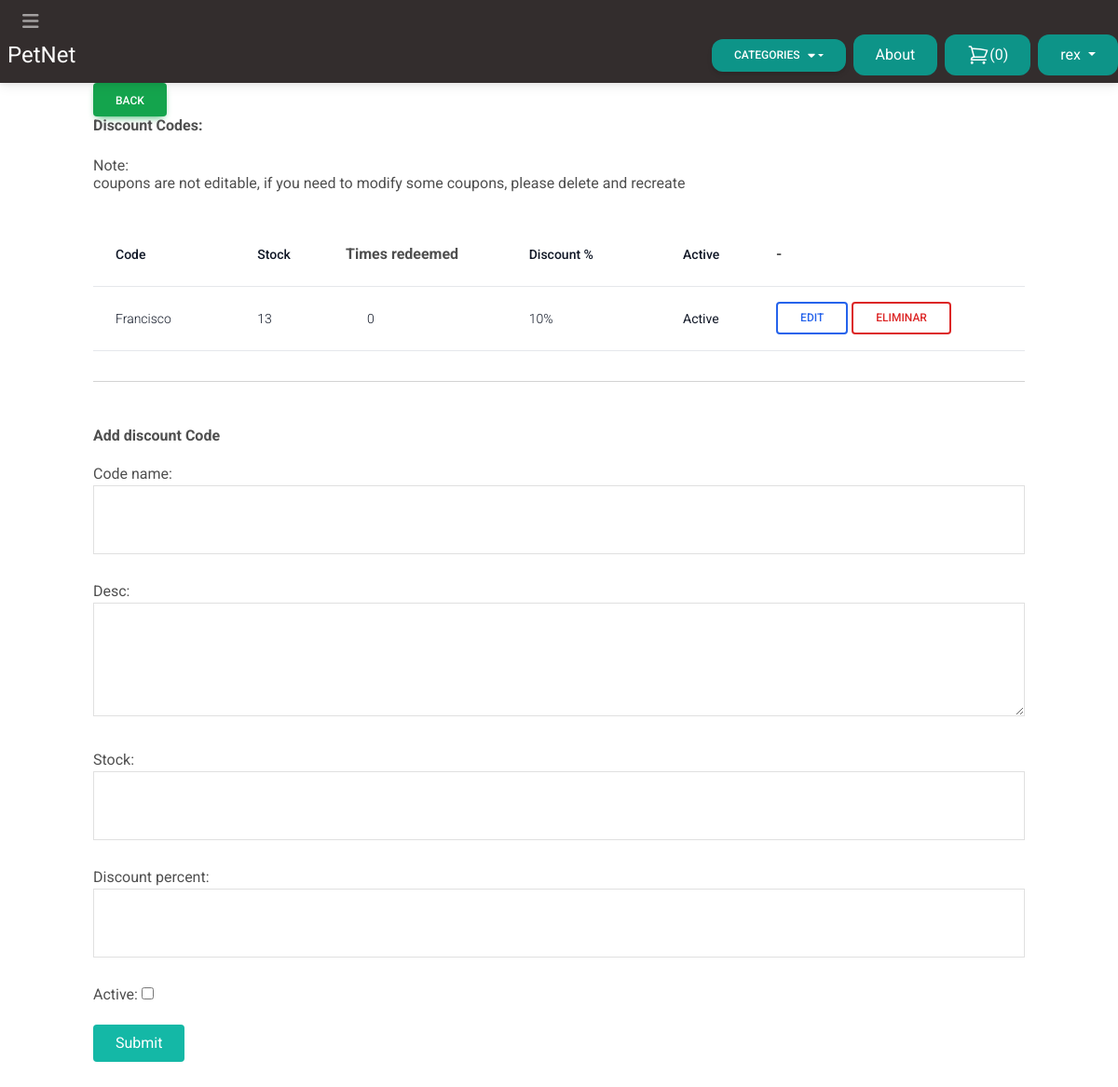
Screenshot of /discount/ (signed in) with the database file from the repository.
### store/models.py (models this page shows, shortened)
class Discount(models.Model):
    created_by = models.ForeignKey(User, related_name='discounts', on_delete=models.CASCADE)
    code_name    = models.CharField(max_length=35, unique=True)
    desc    = models.TextField()
    stock   = models.IntegerField()
    times_redeemed= models.IntegerField(editable=False,blank=True,null=False,default=0)
    discount_percent = models.IntegerField()
    active  = models.BooleanField(default=False)
    created_at  = models.DateTimeField(auto_now_add=True)
    modified_at = models.DateField(auto_now=True)
    @property
    def check_times_redeemed(self):
        times_redeemed = 0
        if self.code_name:
            times= get_cupon(self.code_name)
            if 'times_redeemed' in times[0]:
                times_redeemed = times[0]['times_redeemed']
                self.times_redeemed=times_redeemed
                self.save()
        return times_redeemed

### store/decorator.py (the view)
        def wrapper(request, *args, **kwargs):
            if request.user.userprofile.is_vendor:
                return function(request, *args, **kwargs)
            messages.add_message(request, messages.WARNING, 'You are not a vendor !')
            return redirect('frontpage')

### store/forms.py
class DiscountForm(forms.ModelForm):
    id = forms.IntegerField(widget=forms.HiddenInput, required=False)
    class Meta:
        model = Discount
        exclude = ('created_at','modified_at',)
        widgets= {
            'created_by':forms.HiddenInput(),
            'code_name': forms.TextInput(attrs={
                'class': 'w-full mb-2 px-2 py-4 border border-gray-200'
            }),
            'desc': forms.Textarea(attrs={
                'rows':3,
                'class': 'w-full mb-2 px-2 py-4 border border-gray-200'
            }),
            'stock': forms.NumberInput(attrs={
                'class': 'w-full mb-2 px-2 py-4 border border-gray-200'
            }),
            'discount_percent': forms.NumberInput(attrs={
                'class': 'w-full mb-2 px-2 py-4 border border-gray-200'
            }),
        }

### store/cart.py (called while the page is built)
    def __len__(self):
        return sum(item['quantity'] for item in self.cart.values())

### store/context_processors.py (called while the page is built)
def cart(request):
    return {'cart':Cart(request)}

### store/decorator.py (called while the page is built)
def is_vendor():
    def decorator(function):
        def wrapper(request, *args, **kwargs):
            if request.user.userprofile.is_vendor:
                return function(request, *args, **kwargs)
            messages.add_message(request, messages.WARNING, 'You are not a vendor !')
            return redirect('frontpage')
        return wrapper
    return decorator

### store/templatetags/menu.py (called while the page is built)
@register.inclusion_tag('core/menu.html')
def menu(*args, **kwargs):
    categories = Category.objects.annotate(product_count=Count('products')).filter(product_count__gt=0)
    return {'categories': categories}

@register.simple_tag
def back_button(request):
    print('REQUES',request.META.get('HTTP_REFERER', '/'))
    if request.method == 'GET':
        return True #request.META.get('HTTP_REFERER', '/')
    return False

### userprofile/api_stripe.py (called while the page is built)
def get_cupon(cupon_name):
    try:
        coupon = stripe.Coupon.retrieve(cupon_name)
        return coupon, ''
    except stripe.error.InvalidRequestError as E:
        return '', E
    except stripe.error.StripeError as e:
        return '', E
    except Exception as E:
        return '', E

### userprofile/templates/userprofile/inventory/discount.html (shortened to what this page needs)
{% extends 'core/base.html' %}
{% block content %}
    {% include 'userprofile/inventory/partial_discount.html' %}
    <br>
    <hr>
    <br>
    <br>
    <h2><strong>Add discount Code</strong></h2>
    <form action="." method="post" class="space-y-5 mb-10">
        {{form.as_p}}
        <button class="mt-6 py-2 px-4 bg-teal-500 rounded text-white hover:bg-teal-800">Submit</button>
    </form>
{% endblock content %}

### core/templates/core/partials/navbar.html (shortened to what this page needs)
{% load menu %}
<nav class="navbar navbar-dark bg-dark">
    <div class="container-fluid">
        <button
        class="navbar-toggler"
        type="button"
        data-mdb-toggle="collapse"
        data-mdb-target="#navbarToggleExternalContent"
        aria-controls="navbarToggleExternalContent"
        aria-expanded="false"
        aria-label="Toggle navigation"
        >
        <i class="fas fa-bars"></i>
        </button>
    </div>
    <div class="logo">
        <a href="/" class="pl-2 text-2xl text-white">PetNet</a>
    </div>
    <div class="menu flex items-center space-x-2">
        <div class="flex justify-center">
            {% menu %}
        </div>
        <a href="{% url 'about' %}" class="px-6 py-2.5 bg-teal-600 text-white rounded-xl hover:bg-teal-900">About</a>
        <a href="{% url 'cart_view' %}" class="flex px-6 py-2.5 bg-teal-600 text-white rounded-xl hover:bg-teal-900">
            <span>({{cart|length}})</span>
        </a>
        <ul class="flex px-6 py-2.5 bg-teal-600 text-white rounded-xl hover:bg-teal-900">
            <li class="nav-item dropdown">
              <a
                class="nav-link dropdown-toggle"
                href="#"
                id="navbarDropdownMenuLink"
                role="button"
                data-mdb-toggle="dropdown"
                aria-expanded="false"
              >
              {{ request.user }}
              </a>
            </li>
        </ul>
    </div>
</nav>

### userprofile/templates/userprofile/inventory/partial_discount.html (shortened to what this page needs)
<br>
<div class="items-center">
    <h2  ><strong>Discount Codes:</strong></h2> <br>
    <h5>Note: <br> coupons are not editable, if you need to modify some coupons, please delete and recreate</h5>
</div>
<br>
<div class="flex flex-col">
    {% if discounts %}
    <div class="overflow-x-auto sm:-mx-6 lg:-mx-8">
        <div class="py-2 inline-block min-w-full sm:px-6 lg:px-8">
          <div class="overflow-hidden">
            <table class="min-w-full">
              <thead class="border-b">
                <tr>
                  <th scope="col" class="text-sm font-medium text-gray-900 px-6 py-4 text-left">
                    Code
                  </th>
                  <th scope="col" class="text-sm font-medium text-gray-900 px-6 py-4 text-left">
                      Stock
                  </th>
                  <th>Times redeemed</th>
                  <th scope="col" class="text-sm font-medium text-gray-900 px-6 py-4 text-left">
                      Discount %
                  </th>
                  <th scope="col" class="text-sm font-medium text-gray-900 px-6 py-4 text-left">
                      Active
                  </th>
                  <th>
                      -
                  </th>
                </tr>
              </thead>
              <tbody>
                  {% for discount in discounts  %}
                  <tr class="border-b">
                      <td class="text-sm text-gray-900 font-light px-6 py-4 whitespace-nowrap">
                          {{discount.code_name}}
                      </td>
                      <td class="text-sm text-gray-900 font-light px-6 py-4 whitespace-nowrap">
                          {{discount.stock}}
                      </td>
                      <td class="text-sm text-gray-900 font-light px-6 py-4 whitespace-nowrap">
                        {{discount.check_times_redeemed}}
                    </td>
                      <td class="text-sm text-gray-900 font-light px-6 py-4 whitespace-nowrap">
                          {{discount.discount_percent}}%
                      </td>
                      <td class="text-sm text-gray-900 font-light px-6 py-4 whitespace-nowrap">
                          {% if discount.active %} <strong>Active</strong> {% else %} <strong>Inactive</strong> {% endif %}
                      </td>
                      <td>
                        <button onclick="reset_stock('{{discount.times_redeemed}}', '{{discount.code_name}}')" class="inline-block px-6 py-2 border-2 border-blue-600 text-blue-600 font-medium text-xs leading-tight uppercase rounded hover:bg-black hover:bg-opacity-5 focus:outline-none focus:ring-0 transition duration-150 ease-in-out">Edit</button>
                        <a href="{% url 'discount_view' %}?id={{discount.id}}&delete=True" class="inline-block px-6 py-2 border-2 border-red-600 text-red-600 font-medium text-xs leading-tight uppercase rounded hover:bg-black hover:bg-opacity-5 focus:outline-none focus:ring-0 transition duration-150 ease-in-out">
                        Eliminar
                        </a>
                      </td>
                  </tr>
                  {% endfor %}
              </tbody>
            </table>
          </div>
        </div>
      </div>
    {% else %}
        <h2>There is no discount codes yet!! </h2>
    {% endif %}
</div>

### rows the page displays
Discount: code_name "Francisco", stock "13", check_times_redeemed "0", discount_percent "10", active "Active"

### other values shown
{{ cart|length }} "0"
{{ request.user }} "rex"
